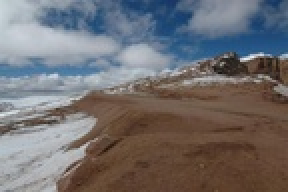
#> input picture data/hill01.jpg, 144 x 96 px, shrunk from 577 x 384 before the run (shown 2 times larger)
$ python image_stitching_implement.py
#> lines starting #> are read from the running program, lines starting #| are printed output that depends on the picture
### src/homography_estimation_implement.py
import numpy as np
import cv2

def getPerspectiveTransform(src, dst):
    if len(src) == len(dst):
        if src.shape[1] == 2:
            src = np.hstack((src, np.ones((len(src), 1), dtype=src.dtype)))
        if dst.shape[1] == 2:
            dst = np.hstack((dst, np.ones((len(dst), 1), dtype=dst.dtype)))
        # print("src=", src)
        # print("dst=", dst)
        """
        [
            [115, 401, 1],
            [776, 180, 1],
            [330, 793, 1],
            [1080, 383, 1]
        ]
        [
            [0, 0, 1],
            [900, 0, 1],
            [0, 500, 1],
            [900, 500, 1]
        ]
        """
        A = []
        for p, q in zip(src, dst):
            A.append([0, 0, 0, q[2]*p[0], q[2]*p[1], q[2]*p[2], -q[1]*p[0], -q[1]*p[1], -q[1]*p[2]])
            A.append([q[2]*p[0], q[2]*p[1], q[2]*p[2], 0, 0, 0, -q[0]*p[0], -q[0]*p[1], -q[0]*p[2]])

        # print("A=", A)
        _, _, Vt = np.linalg.svd(A)
        x = Vt[-1]
        # print("x=", x)
        """
        x= [ 1.26858125e-03 -6.95777980e-04  1.33120127e-01  7.54045501e-04 2.25531256e-03 -9.91095570e-01 -1.24497338e-07  1.52418304e-06 9.24811586e-04]
        """
        H = x.reshape(3, -1) / x[-1]

        return H

# [12 lines that do not run on import are left out]

### src/image_warping_implement.py
import numpy as np
import cv2

# [17 lines left out: function warpPerspective1, not called in this run]

def warpPerspective2(src, H, dst_size):
    # backward mapping
    width, height = dst_size
    channel = src.shape[2] if src.ndim > 2 else 1
    dst = np.zeros((height, width, channel), dtype=src.dtype)

    H_inv = np.linalg.inv(H)
    for qy in range(height):
        for qx in range(width):
            p = H_inv @ np.array([[qx], [qy], [1]]) # x = H^-1 @ x'
            px, py = int(p[0]/p[-1] + 0.5), int(p[1]/p[-1] + 0.5)
            if px >= 0 and py >= 0 and px < src.shape[1] and py < src.shape[0]:
                dst[qy, qx] = src[py, px]
    return dst

# [15 lines that do not run on import are left out]

### src/image_stitching_implement.py
import numpy as np
import cv2
import random
from homography_estimation_implement import getPerspectiveTransform
from image_warping_implement import warpPerspective2

def evaluate_homography(H, p, q):
    p2q = H @ np.array([[p[0]], [p[1]], [1]])
    p2q /= p2q[-1]
    return np.linalg.norm(p2q[:2].flatten() - q)

def findHomography(src, dst, n_sample, ransac_trial, ransac_threshold):
    best_score = -1
    best_model = None
    for _ in range(ransac_trial):
        # Step 1: Hypothesis generation
        sample_idx = random.choices(range(len(src)), k=n_sample)
        model = getPerspectiveTransform(src[sample_idx], dst[sample_idx])

        # Step 2: Hypothesis evaluation
        score = 0
        for (p, q) in zip(src, dst):
            error = evaluate_homography(model, p, q)
            if error < ransac_threshold:
                score += 1
        if score > best_score:
            best_score = score
            best_model = model

    # Generate the best inlier mask
    best_inlier_mask = np.zeros(len(src), dtype=np.uint8)
    for idx, (p, q) in enumerate(zip(src, dst)):
        error = evaluate_homography(best_model, p, q)
        if error < ransac_threshold:
            best_inlier_mask[idx] = 1

    return best_model, best_inlier_mask

if __name__ == '__main__':
    # Load two images
    img1 = cv2.imread('../data/hill01.jpg')
#> img1 is the input picture: shape (96, 144, 3); mean B, G, R 112.4, 110.4, 113
    img2 = cv2.imread('../data/hill02.jpg')
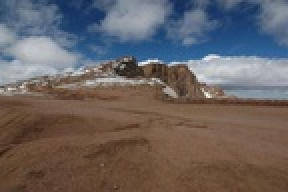
#> input picture data/hill02.jpg, 144 x 96 px, shrunk from 577 x 384 before the run (shown 2 times larger)
#> img2 is the input picture: shape (96, 144, 3); mean B, G, R 98.4, 98.4, 105.1
    assert (img1 is not None) and (img2 is not None), 'Cannot read the given images'

    # Retrieve matching points
    fdetector = cv2.BRISK_create()
    keypoints1, descriptors1 = fdetector.detectAndCompute(img1, None)
#> keypoints1 = 57 keypoints; strongest (x, y, size): (111, 31, 10.6), (39, 49, 11.3), (92, 35, 8.4), (42, 72, 13)
    keypoints2, descriptors2 = fdetector.detectAndCompute(img2, None)
#> keypoints2 = 55 keypoints; strongest (x, y, size): (71, 31, 13.7), (103, 48, 12.6), (103, 47, 24.5), (61, 33, 11)

    fmatcher = cv2.DescriptorMatcher_create('BruteForce-Hamming')
    match = fmatcher.match(descriptors1, descriptors2)
#> match = 57 matches

    # Calculate planar homography and merge them
    pts1, pts2 = [], []
    for i in range(len(match)):
        pts1.append(keypoints1[match[i].queryIdx].pt)
        pts2.append(keypoints2[match[i].trainIdx].pt)
#> this loop made 57 passes
#> after the loop, pts1 = 57 pairs, first value 22.44 to 125.6, second value 27.41 to 75.05; pts2 = 57 pairs, first value 21.68 to 103.3, second value 28.82 to 62.41
    pts1 = np.array(pts1, dtype=np.float32)
    pts2 = np.array(pts2, dtype=np.float32)

    H, inlier_mask = findHomography(pts2, pts1, 4, 1000, 2) # log(1 - 0.999) / log(1 - 0.3^4) = 849
#> the loop in findHomography, `for _ in range(ransac_trial):` made 1000 passes
#> (sample_idx, best_score) on passes 1 to 3: ([48, 43, 23, 14], 2), ([29, 23, 44, 17], 4), ([27, 33, 51, 28], 5)
#> sample_idx on passes 4 to 6: [16, 43, 35, 14], [51, 56, 46, 51], [17, 41, 51, 38]
#> the loop in findHomography, `for idx, (p, q) in enumerate(zip(src, dst)):` made 57 passes
#> (p, q) on passes 1 to 12: ([50.15, 40.02], [117.1, 27.41]), ([43.66, 40.91], [112.5, 27.98]), ([50.15, 40.02], [125.6, 27.86]), ([61.04, 32.83], [105.7, 31.33]), ([61, 32], [110.5, 31.07]), ([51.22, 33.91], [100.1, 32.81]), ([39.62, 33.97], [88.27, 34.26]), ([51.22, 33.91], [95.92, 34.06]), ([58.16, 34.96], [107.2, 33.75]), ([33.37, 34.5], [82.75, 34.92]), ([42.95, 35.03], [91.89, 34.96]), ([53.92, 36.3], [103.7, 34.97])
    img_merged = warpPerspective2(img2, H, (img1.shape[1]*2, img1.shape[0]))
#> after the loop in warpPerspective2, `for qy in range(height):`:
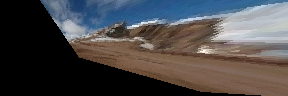
#> dst: shape (96, 288, 3); mean B, G, R 74, 72.7, 74.7
    img_merged[:,:img1.shape[1]] = img1 # Copy
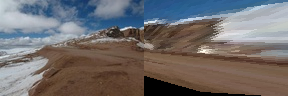
#> img_merged: shape (96, 288, 3); mean B, G, R 108.7, 108.3, 112.6

    # Show the merged image
    img_matched = cv2.drawMatches(img1, keypoints1, img2, keypoints2, match, None, None, None,
                                 matchesMask=inlier_mask) # Remove `matchesMask` if you want to show all putative matches
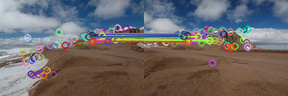
#> img_matched: shape (96, 288, 3); mean B, G, R 105.9, 105.8, 111
    # merge = np.vstack((np.hstack((img1, img2)), img_matched, img_merged))
    merge = np.vstack((img_matched, img_merged))
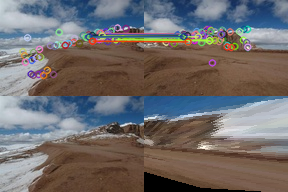
#> merge: shape (192, 288, 3); mean B, G, R 107.3, 107.1, 111.8
    cv2.imshow(f'Planar Image Stitching with My RANSAC (score={sum(inlier_mask)})', merge)
    cv2.waitKey(0)
    cv2.destroyAllWindows()
